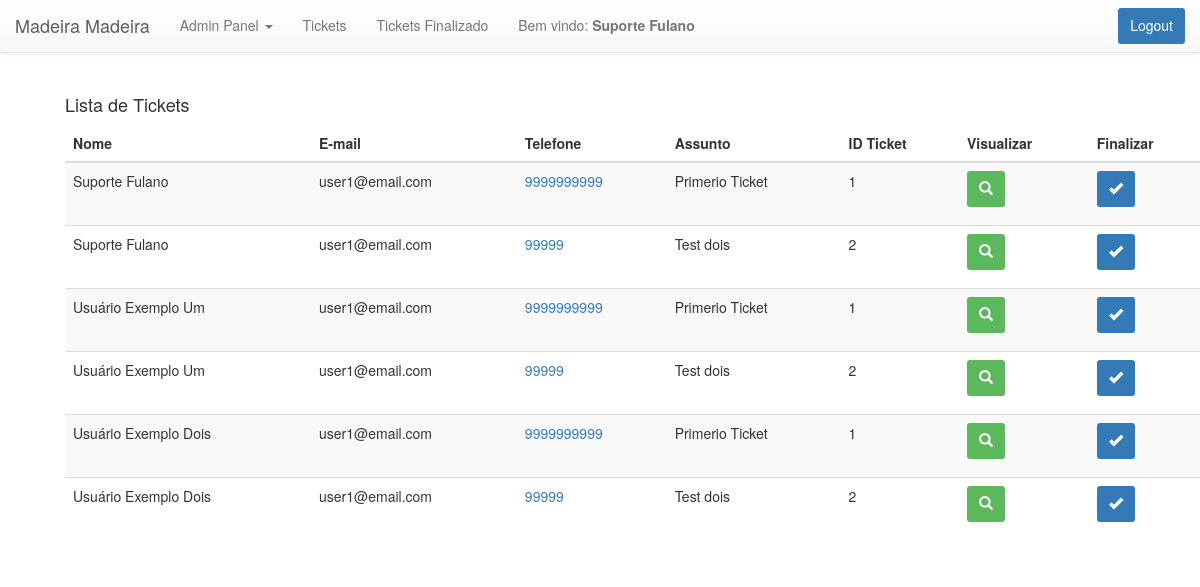
Page /ticketsok.php (signed in) on the committed database.
### tables this page shows
CREATE TABLE `tickets` (
  `idTicket` int NOT NULL,
  `idChamado` int DEFAULT NULL,
  `idUsuario` int NOT NULL,
  `emailUsuario` varchar(100) DEFAULT NULL,
  `assunto` varchar(30) DEFAULT NULL,
  `textoTicket` longtext,
  `resposta` longtext,
  `numeroContato` varchar(15) DEFAULT NULL,
  `estadoTicket` tinyint(1) DEFAULT NULL,
  `dataCriacao` timestamp(6) NOT NULL DEFAULT CURRENT_TIMESTAMP(6),
  `idSuporte` int DEFAULT NULL
);

CREATE TABLE `users` (
  `idUsers` int NOT NULL,
  `nome` varchar(30) DEFAULT NULL,
  `emailUsers` tinytext NOT NULL,
  `pwdUsers` longtext NOT NULL,
  `vkey` varchar(45) DEFAULT NULL,
  `verified` tinyint(1) DEFAULT '0',
  `createdate` timestamp(6) NOT NULL DEFAULT CURRENT_TIMESTAMP(6),
  `tipoUsuario` varchar(10) DEFAULT NULL
);

### www/ticketsok.php (the view, shortened to what this page needs)
<?php
require "header.php";
?>
<?php
require 'includes/dbh.inc.php';
?>
<main>
<?php
  if ($_SESSION['tipo']=='suporte') {
    $sql = "SELECT users.nome, users.idUsers, emailUsuario, numeroContato, assunto, textoTicket, idTicket FROM tickets INNER JOIN users where tickets.idUsuario=2";
    $stmt = mysqli_stmt_init($conn);
    if (!mysqli_stmt_prepare($stmt, $sql)) {
        header("Location: ../index.php?error=sqlerror");
        exit();
    } else {
        mysqli_stmt_execute($stmt);
        $result = mysqli_stmt_get_result($stmt);
      }
    echo '<div class="container">
  	<div class="row">
          <div class="col-md-12">
          <h4>Lista de Tickets</h4>
          <div class="table-responsive">
                <table id="mytable" class="table table-bordred table-striped">
                     <thead>
                      <th>Nome</th>
                      <th>E-mail</th>
                      <th>Telefone</th>
                      <th>Assunto</th>
                      <th>ID Ticket</th>
                       <th>Visualizar</th>
                      <th>Finalizar</th>
                     </thead>
      <tbody>';
      while ($dados = mysqli_fetch_array($result)){
        $nome = $dados['nome'];
        $email = $dados['emailUsuario'];
        $telefone = $dados['numeroContato'];
        $assunto = $dados['assunto'];
        $id = $dados['idTicket'];
      echo '<tr>
      <a><td>'.$nome.'</td></a>
      <td>'.$email.'</td>
      <td><a>'.$telefone.'</a></td>
      <td>'.$assunto.'</td>
      <td>'.$id.'</td>
      <td><a href="suporte.php?id='.$id.'>" method="post" data-placement="top" data-toggle="tooltip" title="Responder"><button class="btn btn-success" data-title="Responder"><span class="glyphicon glyphicon-search"></span></button></p></td>
      <td><a action="" method="post" data-placement="top" data-toggle="tooltip" title="Finalizar"><button class="btn btn-primary" data-title="Finalizar"><span class="glyphicon glyphicon-ok"></span></button></p></td>
      </tr>';
    }
      echo '</tbody>
  </table>
          </div>
  	</div>
  </div>';
}else {
  echo "NINGUÉM LOGADO AQUI";
}
?>
</main>
<?php
require "footer.php";
 ?>

### www/assets/css/style.css (style rules this page uses)
body { padding-top:85px; padding-left: 50px; padding-right: 50px; }
html { font-family: sans-serif; line-height: 1.15; -webkit-text-size-adjust: 100%; -webkit-tap-highlight-color: transparent }
.btn { display: inline-block; padding: 9px 12px; padding-top: 7px; margin-bottom: 0; font-size: 14px; line-height: 20px; text-align: center; vertical-align: middle; cursor: pointer; -webkit-border-radius: 3px; -webkit-border-radius: 3px; -webkit-border-radius: 3px; background-image: none !important; border: none; text-shadow: none; box-shadow: none; transition: all 0.12s linear 0s !important; font: 14px/20px "Helvetica Neue",Helvetica,Arial,sans-serif; }
.glyphicon { color: #fff; }
td { align-items:center; }
th { align-items: center; }

### rows in the picture
tickets: users.nome "Suporte Fulano", emailUsuario "user1@email.com", numeroContato "9999999999", assunto "Primerio Ticket", idTicket "1", idUsuario.nome "Usuário Exemplo Um", users.nome "Usuário Exemplo Dois"
tickets: users.nome "Suporte Fulano", emailUsuario "user1@email.com", numeroContato "99999", assunto "Test dois", idTicket "2", idUsuario.nome "Usuário Exemplo Um", users.nome "Usuário Exemplo Dois"

### other values in the picture
$_SESSION['nome'] "Suporte Fulano"
